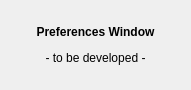
<?xml version="1.0" encoding="UTF-8"?>
<ui version="4.0">
 <class>Dialog_Preferences</class>
 <widget class="QDialog" name="Dialog_Preferences">
  <property name="geometry">
   <rect>
    <x>0</x>
    <y>0</y>
    <width>191</width>
    <height>90</height>
   </rect>
  </property>
  <property name="windowTitle">
   <string>Preferences - CMOPM</string>
  </property>
  <property name="windowIcon">
   <iconset resource="compiled/resources.qrc">
    <normaloff>:/icons/images/icons/toolkit.png</normaloff>:/icons/images/icons/toolkit.png</iconset>
  </property>
  <layout class="QVBoxLayout" name="verticalLayout">
   <item>
    <widget class="QLabel" name="label">
     <property name="text">
      <string>&lt;html&gt;&lt;head/&gt;&lt;body&gt;&lt;p align=&quot;center&quot;&gt;&lt;span style=&quot; font-weight:600;&quot;&gt;Preferences Window&lt;/span&gt;&lt;/p&gt;&lt;p align=&quot;center&quot;&gt;- to be developed -&lt;/p&gt;&lt;/body&gt;&lt;/html&gt;</string>
     </property>
    </widget>
   </item>
  </layout>
 </widget>
 <resources>
  <include location="compiled/resources.qrc"/>
 </resources>
 <connections/>
</ui>
